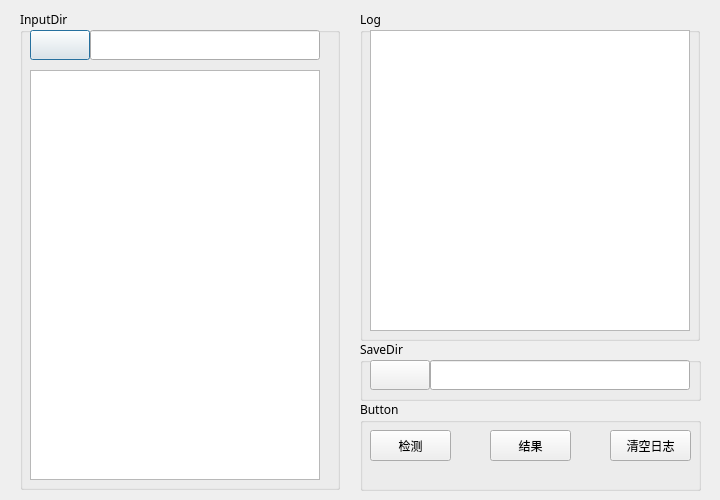
<?xml version="1.0" encoding="UTF-8"?>
<ui version="4.0">
 <class>Batchwindow</class>
 <widget class="QDialog" name="Batchwindow">
  <property name="geometry">
   <rect>
    <x>0</x>
    <y>0</y>
    <width>720</width>
    <height>500</height>
   </rect>
  </property>
  <property name="windowTitle">
   <string>Dialog</string>
  </property>
  <widget class="QGroupBox" name="groupBox">
   <property name="geometry">
    <rect>
     <x>20</x>
     <y>10</y>
     <width>320</width>
     <height>480</height>
    </rect>
   </property>
   <property name="font">
    <font>
     <family>黑体</family>
    </font>
   </property>
   <property name="title">
    <string>InputDir</string>
   </property>
   <widget class="QPushButton" name="input_opendir">
    <property name="geometry">
     <rect>
      <x>10</x>
      <y>20</y>
      <width>60</width>
      <height>30</height>
     </rect>
    </property>
    <property name="text">
     <string/>
    </property>
   </widget>
   <widget class="QListWidget" name="ImagePathBox">
    <property name="geometry">
     <rect>
      <x>10</x>
      <y>60</y>
      <width>290</width>
      <height>410</height>
     </rect>
    </property>
   </widget>
   <widget class="QLineEdit" name="InputEdit">
    <property name="geometry">
     <rect>
      <x>70</x>
      <y>20</y>
      <width>230</width>
      <height>30</height>
     </rect>
    </property>
   </widget>
  </widget>
  <widget class="QGroupBox" name="groupBox_2">
   <property name="geometry">
    <rect>
     <x>360</x>
     <y>10</y>
     <width>340</width>
     <height>331</height>
    </rect>
   </property>
   <property name="font">
    <font>
     <family>黑体</family>
    </font>
   </property>
   <property name="title">
    <string>Log</string>
   </property>
   <widget class="QTextBrowser" name="LogBox">
    <property name="geometry">
     <rect>
      <x>10</x>
      <y>20</y>
      <width>320</width>
      <height>301</height>
     </rect>
    </property>
   </widget>
  </widget>
  <widget class="QGroupBox" name="groupBox_3">
   <property name="geometry">
    <rect>
     <x>360</x>
     <y>340</y>
     <width>341</width>
     <height>61</height>
    </rect>
   </property>
   <property name="font">
    <font>
     <family>黑体</family>
    </font>
   </property>
   <property name="title">
    <string>SaveDir</string>
   </property>
   <widget class="QPushButton" name="save_opendir">
    <property name="geometry">
     <rect>
      <x>10</x>
      <y>20</y>
      <width>60</width>
      <height>30</height>
     </rect>
    </property>
    <property name="text">
     <string/>
    </property>
   </widget>
   <widget class="QLineEdit" name="SaveEdit">
    <property name="geometry">
     <rect>
      <x>70</x>
      <y>20</y>
      <width>260</width>
      <height>30</height>
     </rect>
    </property>
   </widget>
  </widget>
  <widget class="QGroupBox" name="groupBox_4">
   <property name="geometry">
    <rect>
     <x>360</x>
     <y>400</y>
     <width>341</width>
     <height>91</height>
    </rect>
   </property>
   <property name="font">
    <font>
     <family>黑体</family>
    </font>
   </property>
   <property name="title">
    <string>Button</string>
   </property>
   <widget class="QPushButton" name="Detection">
    <property name="geometry">
     <rect>
      <x>10</x>
      <y>30</y>
      <width>81</width>
      <height>31</height>
     </rect>
    </property>
    <property name="text">
     <string>检测</string>
    </property>
   </widget>
   <widget class="QPushButton" name="ResultShow">
    <property name="geometry">
     <rect>
      <x>130</x>
      <y>30</y>
      <width>81</width>
      <height>31</height>
     </rect>
    </property>
    <property name="text">
     <string>结果</string>
    </property>
   </widget>
   <widget class="QPushButton" name="CleanLog">
    <property name="geometry">
     <rect>
      <x>250</x>
      <y>30</y>
      <width>81</width>
      <height>31</height>
     </rect>
    </property>
    <property name="text">
     <string>清空日志</string>
    </property>
   </widget>
  </widget>
 </widget>
 <resources/>
 <connections/>
</ui>
